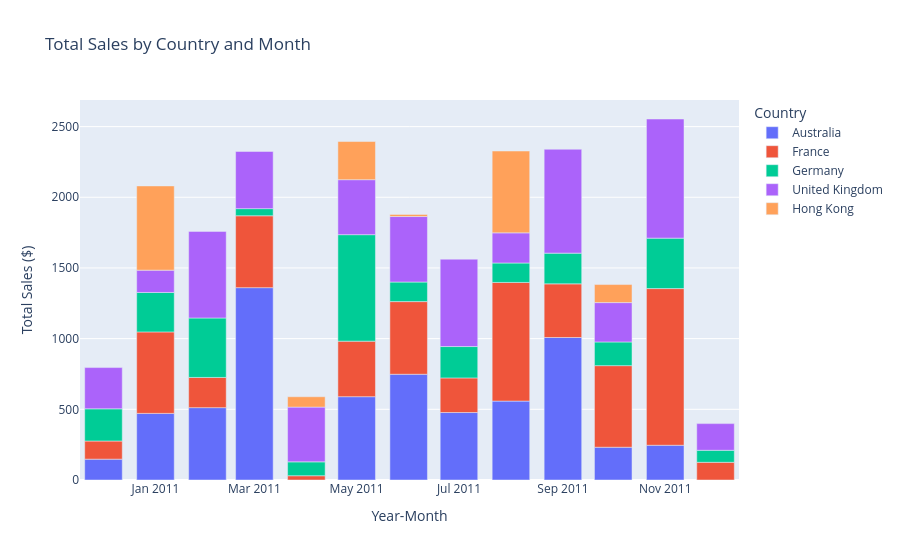

The notebook cell saved with this chart:
### Markdown cell above
2. Create the bar chart and set it horizontal

### Code cell
line_graph = px.bar(
    data_frame=ecom_sales_group,
    x='Year-Month',
    y='OrderValue',
    color='Country',
    title='Total Sales by Country and Month',
    labels={'OrderValue': 'Total Sales ($)'}
)

line_graph.show()

### Figure 1 — Plotly figure (JSON) as saved in the notebook; plotly's stock layout.template omitted (floating-point values rounded to 4 significant figures)
{"data": [{"hovertemplate": "Country=Australia<br>Year-Month=%{x}<br>Total Sales ($)=%{y}<extra></extra>", "legendgroup": "Australia", "marker": {"color": "#636efa", "pattern": {"shape": ""}}, "name": "Australia", "orientation": "v", "showlegend": true, "textposition": "auto", "type": "bar", "x": ["2010-12", "2011-01", "2011-02", "2011-03", "2011-05", "2011-06", "2011-07", "2011-08", "2011-09", "2011-10", "2011-11"], "xaxis": "x", "y": [147.5, 471.3, 511.9, 1361.0, 589.4, 748.0, 477.3, 558.2, 1008.0, 231.9, 245.8], "yaxis": "y"}, {"hovertemplate": "Country=France<br>Year-Month=%{x}<br>Total Sales ($)=%{y}<extra></extra>", "legendgroup": "France", "marker": {"color": "#EF553B", "pattern": {"shape": ""}}, "name": "France", "orientation": "v", "showlegend": true, "textposition": "auto", "type": "bar", "x": ["2010-12", "2011-01", "2011-02", "2011-03", "2011-04", "2011-05", "2011-06", "2011-07", "2011-08", "2011-09", "2011-10", "2011-11", "2011-12"], "xaxis": "x", "y": [128.3, 576.3, 213.6, 508.5, 30.3, 392.8, 514.0, 244.9, 839.3, 379.6, 577.1, 1108.0, 125.1], "yaxis": "y"}, {"hovertemplate": "Country=Germany<br>Year-Month=%{x}<br>Total Sales ($)=%{y}<extra></extra>", "legendgroup": "Germany", "marker": {"color": "#00cc96", "pattern": {"shape": ""}}, "name": "Germany", "orientation": "v", "showlegend": true, "textposition": "auto", "type": "bar", "x": ["2010-12", "2011-01", "2011-02", "2011-03", "2011-04", "2011-05", "2011-06", "2011-07", "2011-08", "2011-09", "2011-10", "2011-11", "2011-12"], "xaxis": "x", "y": [227.7, 279.1, 420.5, 50.55, 98.0, 753.3, 138.4, 222.0, 137.6, 217.3, 167.5, 356.8, 85.08], "yaxis": "y"}, {"hovertemplate": "Country=United Kingdom<br>Year-Month=%{x}<br>Total Sales ($)=%{y}<extra></extra>", "legendgroup": "United Kingdom", "marker": {"color": "#ab63fa", "pattern": {"shape": ""}}, "name": "United Kingdom", "orientation": "v", "showlegend": true, "textposition": "auto", "type": "bar", "x": ["2010-12", "2011-01", "2011-02", "2011-03", "2011-04", "2011-05", "2011-06", "2011-07", "2011-08", "2011-09", "2011-10", "2011-11", "2011-12"], "xaxis": "x", "y": [291.8, 157.8, 612.7, 404.5, 387.4, 389.0, 463.5, 618.1, 213.2, 734.9, 278.4, 842.8, 188.7], "yaxis": "y"}, {"hovertemplate": "Country=Hong Kong<br>Year-Month=%{x}<br>Total Sales ($)=%{y}<extra></extra>", "legendgroup": "Hong Kong", "marker": {"color": "#FFA15A", "pattern": {"shape": ""}}, "name": "Hong Kong", "orientation": "v", "showlegend": true, "textposition": "auto", "type": "bar", "x": ["2011-01", "2011-04", "2011-05", "2011-06", "2011-08", "2011-10"], "xaxis": "x", "y": [595.8, 73.1, 269.9, 15.0, 578.9, 127.6], "yaxis": "y"}], "layout": {"autosize": true, "barmode": "relative", "legend": {"title": {"text": "Country"}, "tracegroupgap": 0}, "title": {"text": "Total Sales by Country and Month"}, "xaxis": {"anchor": "y", "autorange": true, "domain": [0, 1], "range": ["2010-11-17", "2011-12-15"], "title": {"text": "Year-Month"}, "type": "date"}, "yaxis": {"anchor": "x", "autorange": true, "domain": [0, 1], "range": [0, 2688.0], "title": {"text": "Total Sales ($)"}, "type": "linear"}}}
